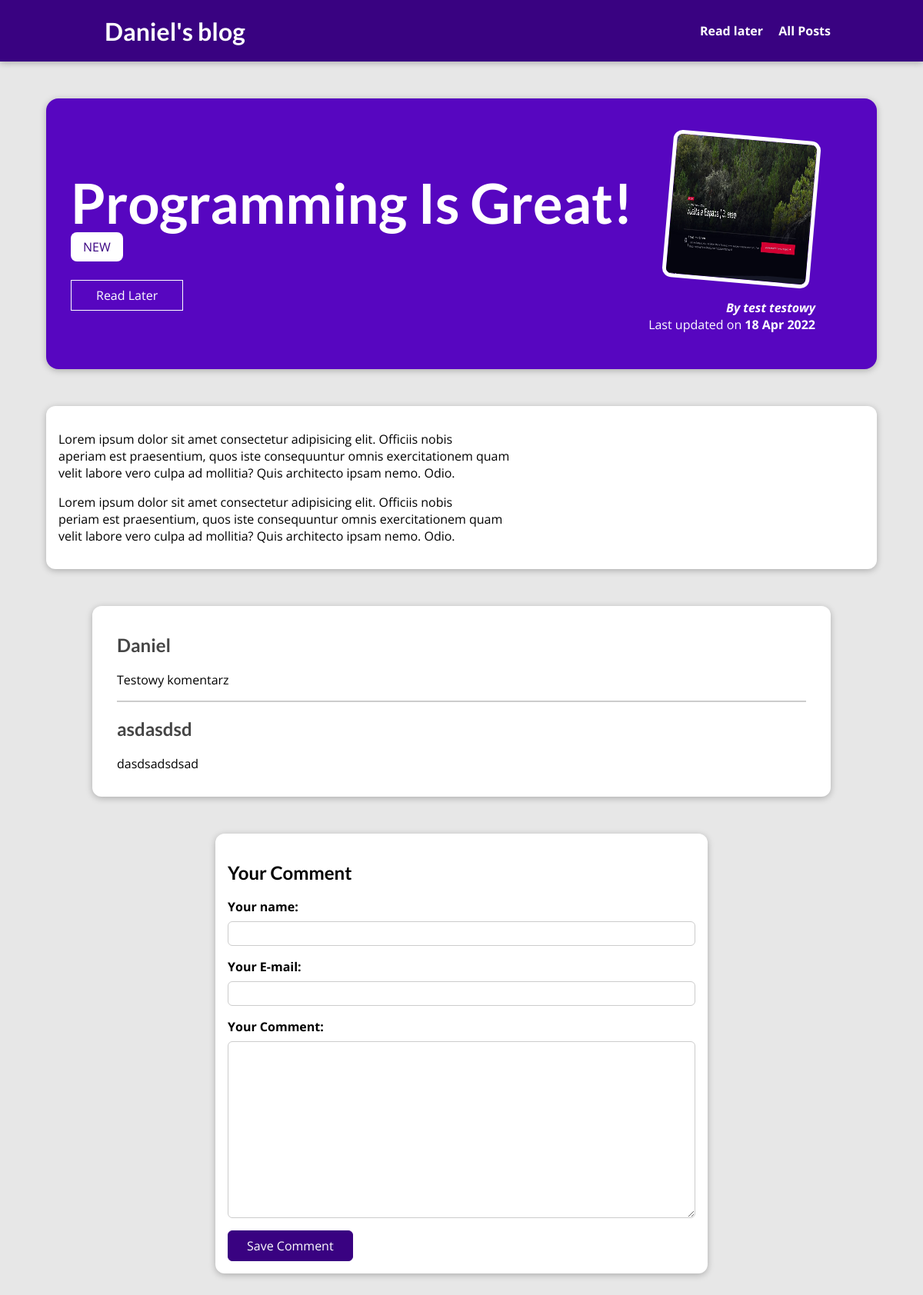
The page /posts/programming-is-great on the database its author committed.
### blog/models.py (models this page shows, shortened)
class Post(models.Model):
    title = models.CharField(max_length=50)
    excerpt = models.TextField(max_length=150)
    image = models.ImageField(upload_to="images", null=True)
    date = models.DateTimeField(auto_now=True)
    slug = models.SlugField(default='', null=True, db_index=True)
    content = models.TextField(max_length=500)
    author = models.ForeignKey(Author, on_delete=models.SET_NULL, null=True, related_name="posts")
    tags = models.ManyToManyField(Tag)

class Tag(models.Model):
    caption = models.CharField(max_length=50)

class Author(models.Model):
    first_name = models.CharField(max_length=50)
    last_name = models.CharField(max_length=50)
    email = models.CharField(max_length=50)
    def __str__(self):
        return f"{self.first_name} {self.last_name}"

class Comment(models.Model):
    user_name = models.CharField(max_length=100)
    e_mail = models.EmailField()
    text = models.TextField()
    post = models.ForeignKey(Post, on_delete=models.CASCADE, related_name="comments")

### blog/views.py (the view, shortened to what this page needs)
# urls.py: path('posts/<slug:slug>', views.PostDetailView.as_view(), name="post-detail-page"),
class PostDetailView(View):
    def to_read(self, request, post_id):
        stored_posts = request.session.get("read_later")
        if stored_posts is not None:
            to_read = post_id in stored_posts
        else:
            to_read = False
        return to_read
    def get(self, request, slug):
        form = CommentForm()
        post = Post.objects.get(slug=slug)
        comments = post.comments.all().order_by("-id")
        return render(request, "blog/post-detail.html", {
            "form": form,
            "post": post,
            "post_tags": post.tags.all(),
            "comments": comments,
            "saved_for_later": self.to_read(request, post.id)
        })

### blog/forms.py
class CommentForm(ModelForm):
    class Meta:
        model = Comment
        exclude = ["post"]
        labels = {
            "user_name": "Your name:",
            "e_mail": "Your E-mail:",
            "text": "Your Comment:"
        }

### blog/templates/blog/post-detail.html (shortened to what this page needs)
{% extends "base.html" %}
{% load static %}
{% block css %}
<link rel="stylesheet" href="{% static 'blog/post-detail.css' %}"/>
{% endblock %}
{% block content %}
<section id="summary">
    <h2>{{ post.title }}</h2>
    <div>
        {% for tag in post_tags %}
        <span class="tag">{{ tag.caption }}</span>
        {% endfor %}
    </div>
    <div id="read-later">
        <form action="{% url 'read-later' %}" method="POST">
            <button>
                {% if saved_for_later %}
                Remove from "Read Later" List
                {% else %}
                Read Later
                {% endif %}
            </button>
        </form>
    </div>
    <article>
        <img src="{{ post.image.url }}" alt="{{ post.title }}"/>
        <address>By <a href="mailto:{{ post.author.email_address }}">{{ post.author }}</a></address>
        <div>Last updated on
            <time>{{ post.date|date:"d M Y" }}</time>
        </div>
    </article>
</section>
<main>
    {{ post.content|linebreaks }}
</main>
<section id="comments">
    <ul>
        {% for comment in comments %}
        <li>
            <h2>{{ comment.user_name }}</h2>
            <p>{{ comment.text|linebreaks }}</p>
        </li>
        {% endfor %}
    </ul>
</section>
<section id="comment-form">
    <h2>Your Comment</h2>
    <form action="{% url 'post-detail-page' post.slug %}" method="POST">
        {% for form_field in form %}
        <div class="form-control {% if form_field.errors %}invalid{% endif %}">
            {{ form_field.label_tag }}
            {{ form_field }}
        </div>
        {% endfor %}
        <button>Save Comment</button>
    </form>
</section>
{% endblock %}

### blog/static/blog/post-detail.css (style rules this page uses)
body { background-color: #e7e7e7; }
#summary { margin: 8rem auto 3rem auto; padding: 2rem; width: 90%; max-width: 90rem; border-radius: 16px; background-color: #5706c0; position: relative; box-shadow: 0 2px 8px rgba(0, 0, 0, 0.25); height: 22rem; }
#summary h2 { color: white; font-size: 4.5rem; margin-bottom: 0.25rem; }
#summary article { position: absolute; top: 2rem; right: 3rem; padding: 1rem 2rem; border-radius: 12px; text-align: right; color: white; }
#summary article img { width: 12rem; height: 12rem; border-radius: 12px; transform: rotateZ(5deg); border: 5px solid white; margin-bottom: 1rem; }
#summary address { font-weight: bold; }
#summary a { color: white; text-decoration: none; }
#summary time { font-weight: bold; }
#read-later { margin: 2rem 0; }
#read-later button { background-color: transparent; border: 1px solid white; padding: 0.5rem 2rem; font: inherit; color: white; cursor: pointer; }
main { width: 90%; max-width: 90rem; margin: 3rem auto; background-color: white; padding: 1rem; border-radius: 12px; box-shadow: 0 2px 8px rgba(0, 0, 0, 0.25); }
.tag { background-color: white; color: #390281; padding: 0.5rem 1rem; border-radius: 8px; }
#comment-form { margin: 3rem auto; width: 90%; max-width: 40rem; border-radius: 12px; background-color: white; box-shadow: 0 2px 8px rgba(0, 0, 0, 0.25); padding: 1rem; }
#comment-form button { font: inherit; background-color: #390281; color: white; border: 1px solid #390281; padding: 0.5rem 1.5rem; border-radius: 6px; cursor: pointer; }
.form-control { margin-bottom: 1rem; }
.form-control label { font-weight: bold; margin-bottom: 0.5rem; display: block; }
.form-control input, .form-control textarea { display: block; width: 100%; font: inherit; padding: 0.25rem; border-radius: 6px; border: 1px solid #ccc; }
#comments { margin: 3rem auto; width: 90%; max-width: 60rem; border-radius: 12px; background-color: white; box-shadow: 0 2px 8px rgba(0, 0, 0, 0.25); padding: 1rem 2rem; }
#comments ul { list-style: none; margin: 0; padding: 0; }
#comments li { margin-bottom: 1rem; border-bottom: 2px solid #ccc; }
#comments li:last-of-type { border-bottom: none; }
#comments h2 { color: #464646; }

### static/app.css (style rules this page uses)
* { box-sizing: border-box; }
html { font-family: 'Open Sans', 'Lato', sans-serif; }
body { margin: 0; }
h1, h2, h3 { font-family: 'Lato', sans-serif; font-weight: bold; }

### rows shown on the page
Post: title "Programming Is Great!", image (picture), author "test testowy", date "18 Apr 2022", content "Lorem ipsum dolor sit amet consectetur adipisicing elit. Officiis nobis aperiam est praesentium, quos iste consequuntur omnis exercitationem quam velit labore vero culpa ad mollitia? Quis architecto ipsam nemo. Odio. Lorem ipsum dolor sit amet consectetur adipisicing elit. Officiis nobis periam est praesentium, quos iste consequuntur omnis exercitationem quam velit labore vero culpa ad mollitia? Quis architecto ipsam nemo. Odio."
Tag: caption "NEW"
Comment: user_name "Daniel", text "Testowy komentarz"
Comment: user_name "asdasdsd", text "dasdsadsdsad"
